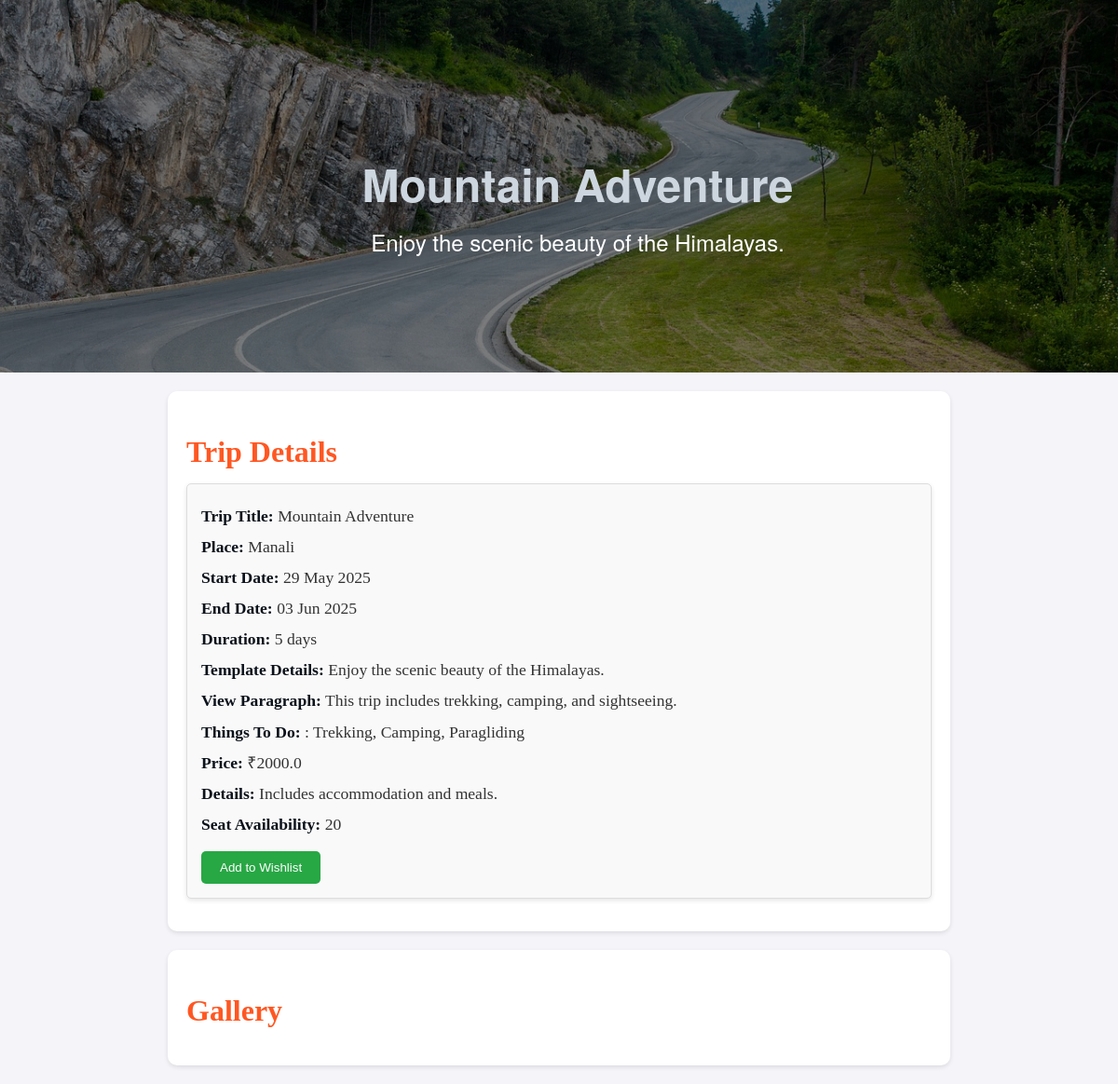
Page /view_trip/6 on the committed database.
### app.py (models this page shows)
class Trip(db.Model):
    id = db.Column(db.Integer, primary_key=True)
    title = db.Column(db.String(120), nullable=False)
    place = db.Column(db.String(120), nullable=False)
    start_date = db.Column(db.Date, nullable=False)
    end_date = db.Column(db.Date, nullable=False)
    duration = db.Column(db.Integer, nullable=False)
    template_image = db.Column(db.String(120), nullable=True)
    template_details = db.Column(db.Text, nullable=True)
    view_trip_media = db.Column(db.String(120), nullable=True)
    view_paragraph = db.Column(db.Text, nullable=True)
    things_to_do = db.Column(db.Text, nullable=True)
    gallery = db.Column(db.Text, nullable=True)
    price = db.Column(db.Float, nullable=False)
    details = db.Column(db.Text, nullable=True)
    seat_availability = db.Column(db.Integer, nullable=False)
    points = db.Column(db.Integer, nullable=False)
    status = db.Column(db.String(20), nullable=False, default='upcoming')
    user_id = db.Column(db.Integer, db.ForeignKey('user.id'), nullable=False)  # Ensure this line is present
    user = db.relationship('User', back_populates='trips')  # Ensure this line is present

### app.py (the view)
@app.route('/view_trip/<int:trip_id>')
def view_trip(trip_id):
    trip = db.session.get(Trip, trip_id)  # Use Session.get() instead of Query.get()
    if trip:
        try:
            trip.start_date = trip.start_date.strftime('%d %b %Y')
            trip.end_date = trip.end_date.strftime('%d %b %Y')
        except Exception as e:
            pass
        if isinstance(trip.gallery, str):
            trip.gallery = json.loads(trip.gallery)
        return render_template('view_trip.html', trip=trip)
    else:
        flash('Trip not found.', 'error')
        return redirect(url_for('homepage'))

### templates/view_trip.html (shortened to what this page needs)
<!DOCTYPE html>
<html lang="en">
<head>
</head>
<body>
    <div class="media-section">
        {% set first_media = trip.gallery[0] if trip.gallery and trip.gallery|length > 0 else None %}
        {% if first_media %}
            {% if first_media.endswith('.jpg') or first_media.endswith('.jpeg') or first_media.endswith('.png') %}
                <img src="{{ url_for('static', filename=first_media.replace('\\', '/')) }}" alt="Gallery Image">
            {% elif first_media.endswith('.mp4') or first_media.endswith('.avi') %}
                <video autoplay muted loop>
                    <source src="{{ url_for('static', filename=first_media.replace('\\', '/')) }}" type="video/{{ first_media.split('.')[-1] }}">
                    Your browser does not support the video tag.
                </video>
            {% endif %}
        {% else %}
            <p>No media available.</p>
        {% endif %}
        <div class="media-overlay">
            <h1>{{ trip.title }}</h1>
            <p>{{ trip.template_details }}</p>
        </div>
    </div>
    <div class="details-section">
        <h2>Trip Details</h2>
        <div class="event">
            <p><strong>Trip Title:</strong> {{ trip.title }}</p>
            <p><strong>Place:</strong> {{ trip.place }}</p>
            <p><strong>Start Date:</strong> {{ trip.start_date }}</p>
            <p><strong>End Date:</strong> {{ trip.end_date }}</p>
            <p><strong>Duration:</strong> {{ trip.duration }} days</p>
            <p><strong>Template Details:</strong> {{ trip.template_details }}</p>
            <p><strong>View Paragraph:</strong> {{ trip.view_paragraph }}</p>
            <p><strong>Things To Do:</strong> {{ trip.things_to_do }}</p>
            <p><strong>Price:</strong> ₹{{ trip.price }}</p>
            <p><strong>Details:</strong> {{ trip.details }}</p>
            <p><strong>Seat Availability:</strong> {{ trip.seat_availability }}</p>
            <form action="{{ url_for('add_to_wishlist') }}" method="POST">
                <button type="submit" class="add-to-wishlist-button">Add to Wishlist</button>
            </form>
        </div>
    </div>
    <div class="details-section">
        <h2>Gallery</h2>
    </div>
</body>
</html>

### templates/view_trip.html (style rules this page uses)
body { font-family: 'Helvetica Neue', sans-serif; margin: 0; padding: 0; background-color: #f4f4f9; color: #333; }
h1 { text-align: center; color: #cdd6df; margin: 20px 0; font-size: 2.5em; }
.media-section { width: 100%; height: 50vh; overflow: hidden; position: relative; }
.media-section img, .media-section video { width: 100%; height: 100%; object-fit: cover; }
.media-overlay { position: absolute; top: 0; left: 0; width: 100%; height: 100%; display: flex; align-items: center; justify-content: center; flex-direction: column; background: rgba(0, 0, 0, 0.5); color: #fff; text-align: center; padding: 20px; }
.media-overlay h1 { margin: 0; font-size: 3em; }
.media-overlay p { font-size: 1.5em; margin: 10px 0 0; }
.details-section { padding: 20px; margin: 20px auto; max-width: 800px; background-color: #fff; border-radius: 10px; box-shadow: 0 2px 5px rgba(0, 0, 0, 0.1); font-family: 'Georgia', serif; }
.details-section h2 { color: #ff5722; font-size: 2em; margin-bottom: 10px; }
.event { margin: 15px 0; padding: 15px; border: 1px solid #ddd; border-radius: 5px; background-color: #f9f9f9; box-shadow: 0 2px 5px rgba(0, 0, 0, 0.1); }
.event p { margin: 5px 0; line-height: 1.6; font-size: 1.1em; }
.event strong { color: #0b121b; }
.add-to-wishlist-button { margin-top: 10px; padding: 10px 20px; background-color: #28a745; color: #fff; border: none; border-radius: 5px; cursor: pointer; transition: background-color 0.3s ease; }

### rows in the picture
Trip: title "Mountain Adventure", template_details "Enjoy the scenic beauty of the Himalayas.", place "Manali", start_date "29 May 2025", end_date "03 Jun 2025", duration "5", view_paragraph "This trip includes trekking, camping, and sightseeing.", things_to_do ": Trekking, Camping, Paragliding", price "2000.0", details "Includes accommodation and meals.", seat_availability "20"
